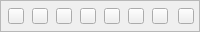
<?xml version="1.0" encoding="UTF-8"?>
<ui version="4.0">
 <class>PaletteWidget</class>
 <widget class="QWidget" name="PaletteWidget">
  <property name="geometry">
   <rect>
    <x>0</x>
    <y>0</y>
    <width>200</width>
    <height>32</height>
   </rect>
  </property>
  <property name="minimumSize">
   <size>
    <width>200</width>
    <height>32</height>
   </size>
  </property>
  <property name="maximumSize">
   <size>
    <width>200</width>
    <height>32</height>
   </size>
  </property>
  <property name="windowTitle">
   <string>Form</string>
  </property>
  <widget class="QPushButton" name="orangeBtn">
   <property name="geometry">
    <rect>
     <x>80</x>
     <y>8</y>
     <width>16</width>
     <height>16</height>
    </rect>
   </property>
   <property name="styleSheet">
    <string notr="true"/>
   </property>
   <property name="text">
    <string/>
   </property>
  </widget>
  <widget class="QPushButton" name="purpleBtn">
   <property name="geometry">
    <rect>
     <x>104</x>
     <y>8</y>
     <width>16</width>
     <height>16</height>
    </rect>
   </property>
   <property name="styleSheet">
    <string notr="true"/>
   </property>
   <property name="text">
    <string/>
   </property>
  </widget>
  <widget class="QPushButton" name="greyBtn">
   <property name="geometry">
    <rect>
     <x>152</x>
     <y>8</y>
     <width>16</width>
     <height>16</height>
    </rect>
   </property>
   <property name="styleSheet">
    <string notr="true"/>
   </property>
   <property name="text">
    <string/>
   </property>
  </widget>
  <widget class="QPushButton" name="redBtn">
   <property name="geometry">
    <rect>
     <x>32</x>
     <y>8</y>
     <width>16</width>
     <height>16</height>
    </rect>
   </property>
   <property name="styleSheet">
    <string notr="true"/>
   </property>
   <property name="text">
    <string/>
   </property>
  </widget>
  <widget class="QPushButton" name="darkGreenBtn">
   <property name="geometry">
    <rect>
     <x>56</x>
     <y>8</y>
     <width>16</width>
     <height>16</height>
    </rect>
   </property>
   <property name="styleSheet">
    <string notr="true"/>
   </property>
   <property name="text">
    <string/>
   </property>
  </widget>
  <widget class="QPushButton" name="blueBtn">
   <property name="geometry">
    <rect>
     <x>8</x>
     <y>8</y>
     <width>16</width>
     <height>16</height>
    </rect>
   </property>
   <property name="styleSheet">
    <string notr="true"/>
   </property>
   <property name="text">
    <string/>
   </property>
  </widget>
  <widget class="QPushButton" name="pinkBtn">
   <property name="geometry">
    <rect>
     <x>178</x>
     <y>8</y>
     <width>16</width>
     <height>16</height>
    </rect>
   </property>
   <property name="styleSheet">
    <string notr="true"/>
   </property>
   <property name="text">
    <string/>
   </property>
  </widget>
  <widget class="QPushButton" name="goldenBtn">
   <property name="geometry">
    <rect>
     <x>128</x>
     <y>8</y>
     <width>16</width>
     <height>16</height>
    </rect>
   </property>
   <property name="styleSheet">
    <string notr="true"/>
   </property>
   <property name="text">
    <string/>
   </property>
  </widget>
  <widget class="QFrame" name="frame">
   <property name="geometry">
    <rect>
     <x>0</x>
     <y>0</y>
     <width>200</width>
     <height>32</height>
    </rect>
   </property>
   <property name="frameShape">
    <enum>QFrame::StyledPanel</enum>
   </property>
   <property name="frameShadow">
    <enum>QFrame::Sunken</enum>
   </property>
  </widget>
  <zorder>frame</zorder>
  <zorder>orangeBtn</zorder>
  <zorder>purpleBtn</zorder>
  <zorder>greyBtn</zorder>
  <zorder>redBtn</zorder>
  <zorder>darkGreenBtn</zorder>
  <zorder>blueBtn</zorder>
  <zorder>pinkBtn</zorder>
  <zorder>goldenBtn</zorder>
 </widget>
 <resources/>
 <connections/>
</ui>
